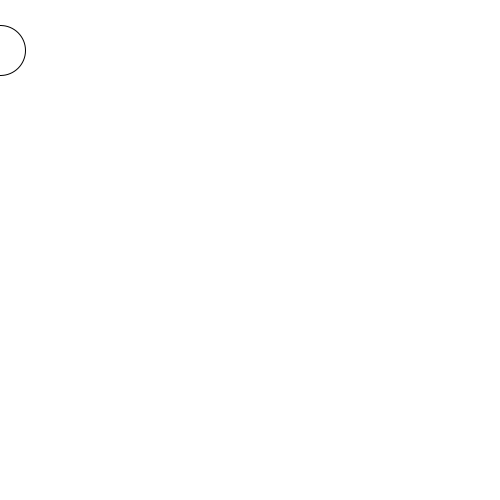
Frame 1 (no input)
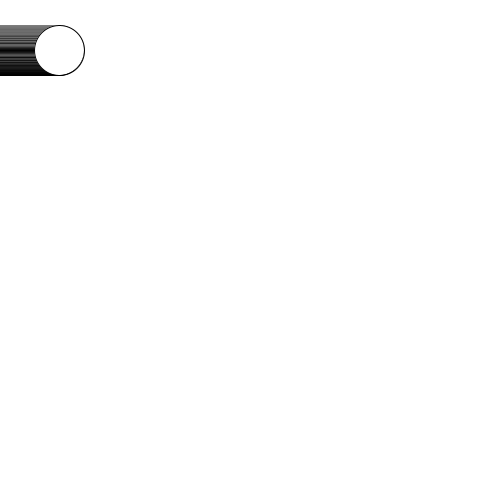
Frame 60 (the mouse pressed at the canvas centre just before this capture)
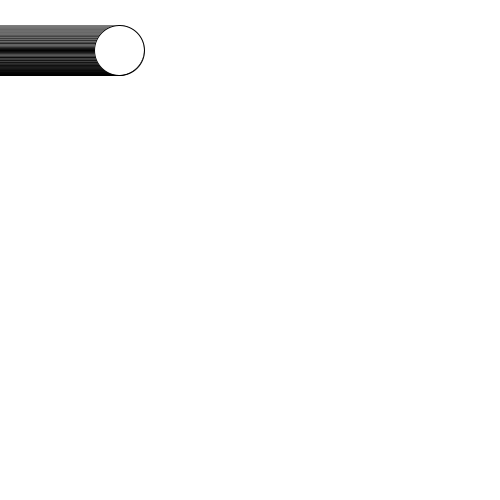
Frame 120 (the mouse held since frame 60 and released just before this capture)

The Processing sketch that drew these frames (run headless with seeded random() and noise(); from frame 60 on, the mouse is pressed at the canvas centre):

// Processing sketch: processing_127311
// ── processing_127311.pde

int x = 0;      //is the x possition of my ball
                //x is my variable
              
int y = 0;    

int dx = 1;     //dx and dy are for velocity
int dy = 0;
void setup() {  //setup function called initially, only once
  size(500,500);
  background(255);  //set background white
  
}

void draw() {  //draw function loops 
    ellipse(x,50,50,50);    //put x as the x position
    
    x = x + dx;  //changes the position of x for the ball
    
    if (x > 500)
    {    
        dx=-1;
    }
    if (x<0)
    {
        dx=1;
    }
    

}
